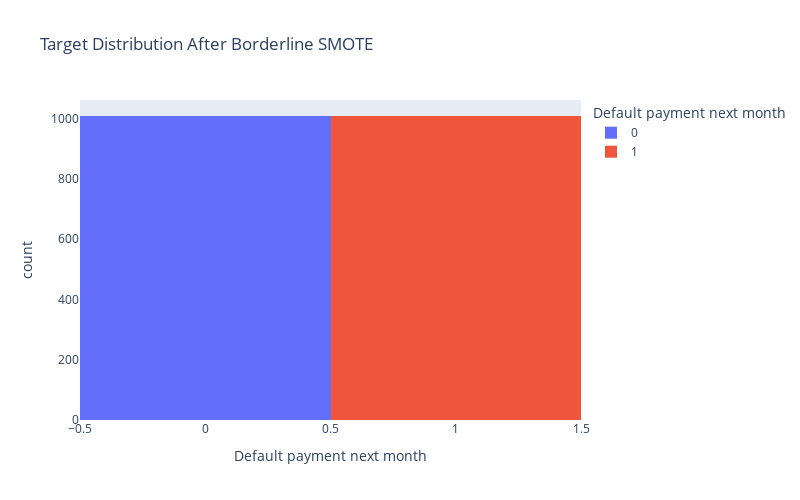

Notebook code cell kept with this figure:
### Markdown cell above
#### Random Oversampling
Random oversampling involves randomly duplicating or creating new instances of the minority class to balance the class distribution. The goal is to increase the representation of the minority class and provide the classifier with more examples to learn from.

![random-oversampling.png](attachment:random-oversampling.png)

### Code cell
#tune the hyperparameters
ros = RandomOverSampler(random_state=42)

# fit and resample the data
X_random_res, y_random_res = ros.fit_resample(X_train, y_train)

#Plotting Histogram to see the distribution of the target variable
fig = px.histogram(y_random_res,x='Default payment next month',color='Default payment next month', title='Target Distribution After Borderline SMOTE')
fig.update_layout(width=800, height=500)
fig.show()

### Figure 1 — Plotly figure (JSON) as saved in the notebook; plotly's stock layout.template omitted (floating-point values rounded to 4 significant figures; data arrays with more than 128 entries replaced by an {"elided": "..."} marker saying what was removed)
{"data": [{"alignmentgroup": "True", "bingroup": "x", "hovertemplate": "Default payment next month=%{x}<br>count=%{y}<extra></extra>", "legendgroup": "0", "marker": {"color": "#636efa", "pattern": {"shape": ""}}, "name": "0", "offsetgroup": "0", "orientation": "v", "showlegend": true, "type": "histogram", "x": {"elided": "1008 int values"}, "xaxis": "x", "yaxis": "y"}, {"alignmentgroup": "True", "bingroup": "x", "hovertemplate": "Default payment next month=%{x}<br>count=%{y}<extra></extra>", "legendgroup": "1", "marker": {"color": "#EF553B", "pattern": {"shape": ""}}, "name": "1", "offsetgroup": "1", "orientation": "v", "showlegend": true, "type": "histogram", "x": {"elided": "1008 int values"}, "xaxis": "x", "yaxis": "y"}], "layout": {"barmode": "relative", "height": 500, "legend": {"title": {"text": "Default payment next month"}, "tracegroupgap": 0}, "title": {"text": "Target Distribution After Borderline SMOTE"}, "width": 800, "xaxis": {"anchor": "y", "categoryarray": [0, 1], "categoryorder": "array", "domain": [0, 1], "title": {"text": "Default payment next month"}}, "yaxis": {"anchor": "x", "domain": [0, 1], "title": {"text": "count"}}}}
